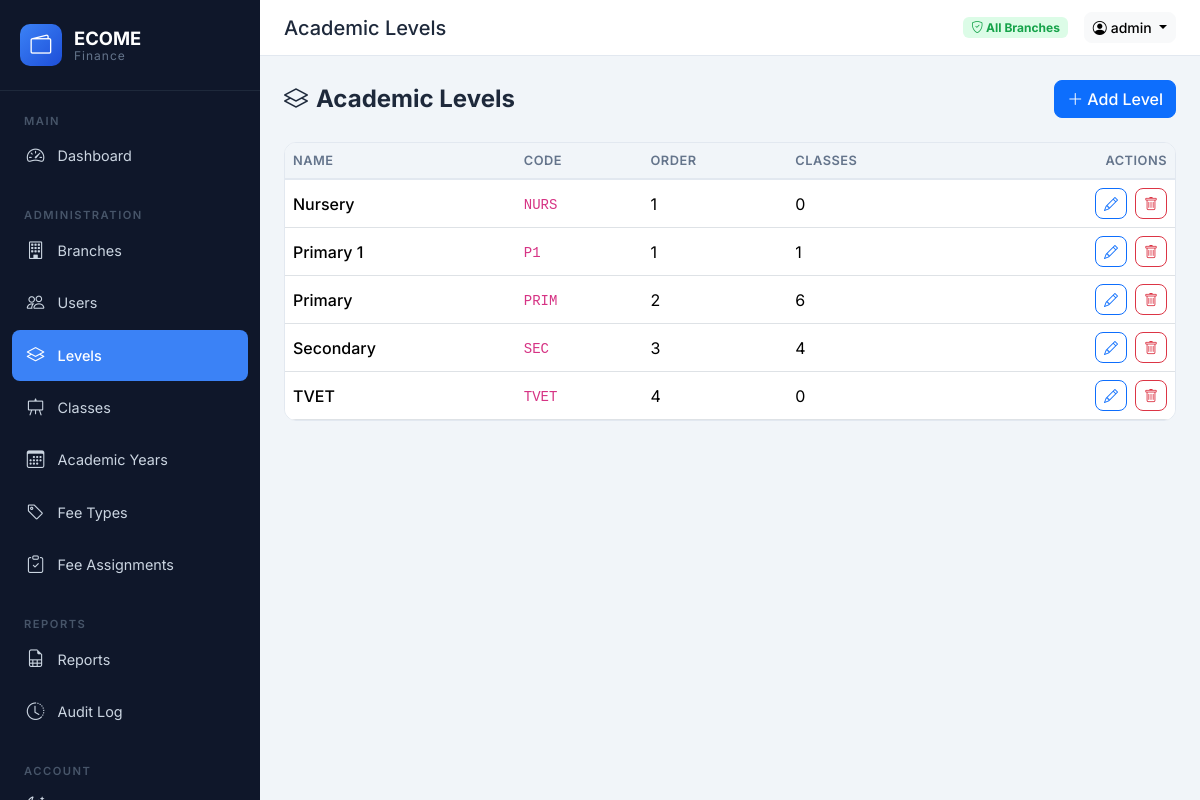
Page /academics/levels/ (signed in) on the earlier database version.
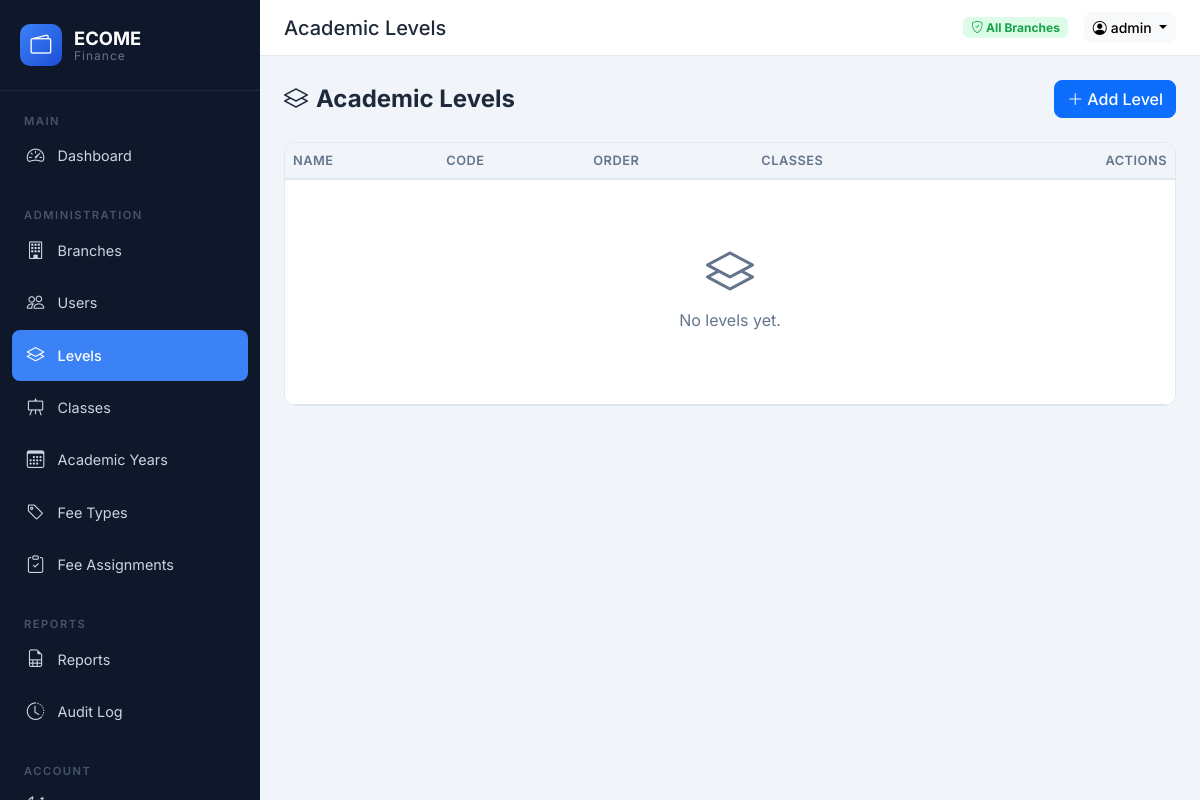
Same page on the later database version.
### academics/models.py (models this page shows, shortened)
class Level(models.Model):
    name = models.CharField(max_length=50, unique=True)
    code = models.CharField(max_length=20, unique=True)
    order = models.PositiveIntegerField(default=0)
    class Meta:
        ordering = ["order", "name"]

### academics/views.py (the view)
# urls.py: path("levels/", views.level_list, name="level_list"),
@login_required
@user_passes_test(is_admin)
def level_list(request):
    levels = Level.objects.all()
    return render(request, "academics/level_list.html", {"levels": levels})

### academics/views.py (called while the page is built)
def is_admin(user):
    return user.is_authenticated and user.is_admin

### accounts/models.py (called while the page is built)
    @property
    def is_admin(self):
        return self.role == self.Role.ADMIN

    @property
    def is_registrar(self):
        return self.role == self.Role.REGISTRAR

    @property
    def is_accountant(self):
        return self.role == self.Role.ACCOUNTANT

### core/context_processors.py (called while the page is built)
def app_context(request):
    return {
        "SCHOOL_NAME": "ECOME Finance",
        "ALL_BRANCHES": Branch.objects.all() if request.user.is_authenticated else [],
    }

### templates/academics/level_list.html (shortened to what this page needs)
{% extends 'base.html' %}
{% block page_title %}Academic Levels{% endblock %}
{% block content %}
<div class="fade-in-up">
<div class="page-header">
    <h1><i class="bi bi-layers me-2"></i>Academic Levels</h1>
    <div class="actions"><a href="{% url 'academics:level_create' %}" class="btn btn-primary"><i class="bi bi-plus-lg me-1"></i>Add Level</a></div>
</div>
<div class="table-container table-responsive">
    <table class="table table-hover">
        <thead><tr><th>Name</th><th>Code</th><th>Order</th><th>Classes</th><th class="text-end">Actions</th></tr></thead>
        <tbody>
            {% for l in levels %}
            <tr><td class="fw-medium">{{ l.name }}</td><td><code>{{ l.code }}</code></td><td>{{ l.order }}</td><td>{{ l.classes.count }}</td>
                <td class="text-end">
                    <div class="d-flex gap-2 justify-content-end flex-wrap">
                    <a href="{% url 'academics:level_edit' l.pk %}" class="btn btn-sm btn-outline-primary"><i class="bi bi-pencil"></i></a>
                    <a href="{% url 'academics:level_delete' l.pk %}" class="btn btn-sm btn-outline-danger"><i class="bi bi-trash"></i></a>
                    </div>
                </td></tr>
            {% empty %}
            <tr><td colspan="5"><div class="empty-state"><i class="bi bi-layers"></i><p>No levels yet.</p></div></td></tr>
            {% endfor %}
        </tbody>
    </table>
</div>
</div>
{% endblock %}

Differences in the rows shown:
removed Level: name "Nursery", code "NURS", order "1", classes.count "0"
removed Level: name "Primary 1", code "P1", order "1", classes.count "1"
removed Level: name "Primary", code "PRIM", order "2", classes.count "6"
removed Level: name "Secondary", code "SEC", order "3", classes.count "4"
removed Level: name "TVET", code "TVET", order "4", classes.count "0"
Other differences:
text now shown: "No levels yet."
